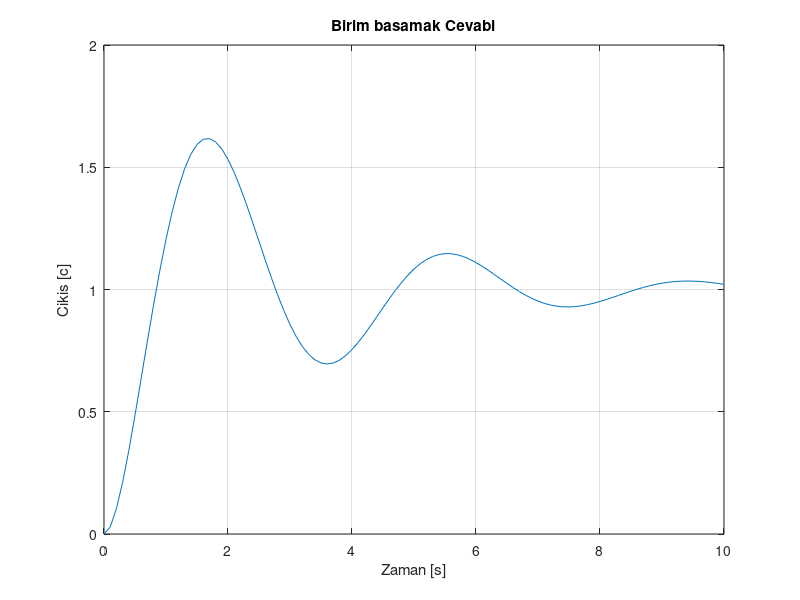

The MATLAB script that drew this image:
pay1 = conv(6.3223,conv([1 1.4235],[1 1.4235]));
payda1 = [1 0];
sys1 = tf(pay1, payda1);

pay2 = [1];
payda2 = conv([1 0], conv([1 1], [1 5]));
sys2 = tf(pay2, payda2);

iytf = series(sys1,sys2);
kctf = feedback(iytf, 1);

% Zaman Vektörü
t = 0:0.1:10; %0.1 saniye ile 10 saniyeye kadar

% Birim basamak giriş sinyali
u = ones(size(t));

y = lsim(kctf,u,t); % Cikis sinyali

plot(t,y);
grid;
title('Birim basamak Cevabi');
xlabel('Zaman [s]');
ylabel('Cikis [c]')